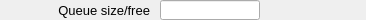
    <widget class="PyDMFrame" name="composite_2">
      <property name="geometry">
        <rect>
          <x>10</x>
          <y>310</y>
          <width>366</width>
          <height>20</height>
        </rect>
      </property>
      <widget class="QLabel" name="text_14">
        <property name="geometry">
          <rect>
            <x>0</x>
            <y>0</y>
            <width>150</width>
            <height>20</height>
          </rect>
        </property>
        <property name="text">
          <string>Queue size/free</string>
        </property>
        <property name="font" stdset="0">
          <font>
            <pointsize>10</pointsize>
          </font>
        </property>
        <property name="brush" stdset="0">
          <brush brushstyle="SolidPattern">
            <color alpha="255">
              <red>0</red>
              <green>0</green>
              <blue>0</blue>
            </color>
          </brush>
        </property>
        <property name="toolTip">
          <string>text_14</string>
        </property>
        <property name="alignment">
          <set>Qt::AlignRight|Qt::AlignTrailing|Qt::AlignVCenter</set>
        </property>
        <property name="styleSheet">
          <string notr="true">QLabel#text_14 {
  color: rgb(0, 0, 0);
  }</string>
        </property>
      </widget>
      <widget class="PyDMLabel" name="text_update_13">
        <property name="geometry">
          <rect>
            <x>266</x>
            <y>0</y>
            <width>100</width>
            <height>18</height>
          </rect>
        </property>
        <property name="toolTip">
          <string>PV: ${prefix}QueueFree</string>
        </property>
        <property name="channel" stdset="0">
          <string>ca://${prefix}QueueFree</string>
        </property>
        <property name="font" stdset="0">
          <font>
            <pointsize>10</pointsize>
          </font>
        </property>
        <property name="alignment">
          <set>Qt::AlignLeading|Qt::AlignLeft|Qt::AlignVCenter</set>
        </property>
        <property name="textInteractionFlags">
          <set>Qt::TextSelectableByKeyboard|Qt::TextSelectableByMouse</set>
        </property>
        <property name="styleSheet">
          <string notr="true">PyDMLabel#text_update_13 {
  color: rgb(10, 0, 184);
  background-color: rgb(70, 70, 70);
  }</string>
        </property>
      </widget>
      <widget class="PyDMLineEdit" name="text_entry_5">
        <property name="geometry">
          <rect>
            <x>160</x>
            <y>0</y>
            <width>100</width>
            <height>20</height>
          </rect>
        </property>
        <property name="channel" stdset="0">
          <string>ca://${prefix}QueueSize</string>
        </property>
        <property name="toolTip">
          <string>${prefix}QueueSize</string>
        </property>
        <property name="font" stdset="0">
          <font>
            <pointsize>10</pointsize>
          </font>
        </property>
        <property name="styleSheet">
          <string notr="true">PyDMLineEdit#text_entry_5 {
  color: rgb(0, 0, 0);
  background-color: rgb(115, 223, 255);
  border: 1px solid black;
  margin: 0px;
  padding: 0px;
  spacing: 0px;
  }</string>
        </property>
      </widget>
    </widget>
